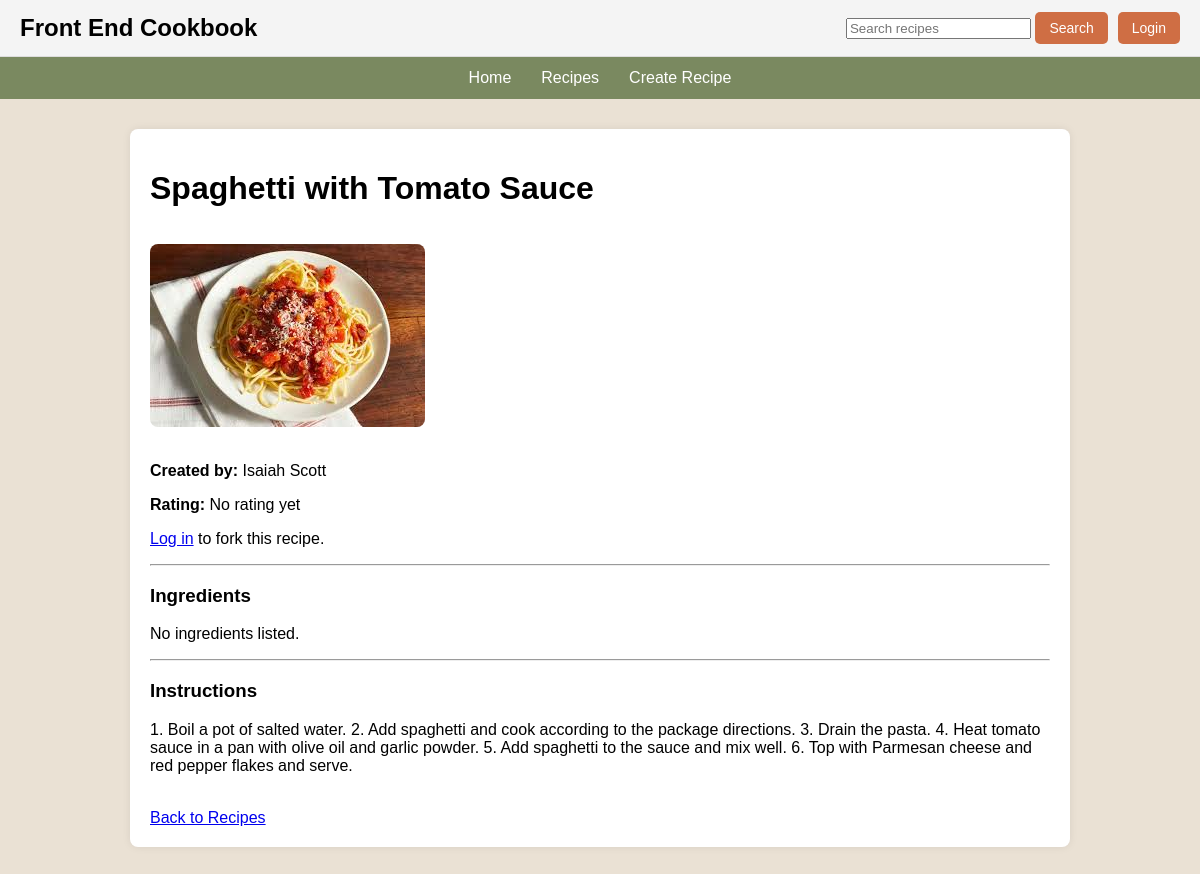
Page /recipe/6 on the committed database.
### app/models.py (models this page shows, shortened)
class Recipe(db.Model):
    __tablename__ = "recipes"
    id = db.Column(db.Integer, primary_key=True)
    title = db.Column(db.String(100), nullable=False)
    ingredients = db.Column(db.Text, nullable=False)
    instructions = db.Column(db.Text, nullable=False)
    image_filename = db.Column(db.String(255), nullable=True)
    rating = db.Column(db.Integer, default=0)
    user_id = db.Column(db.Integer, db.ForeignKey("users.id"), nullable=True)
    forked_from_id = db.Column(db.Integer, db.ForeignKey("recipes.id"), nullable=True)

class User(db.Model):
    __tablename__ = "users"
    id = db.Column(db.Integer, primary_key=True)
    first_name = db.Column(db.String(50), nullable=False)
    last_name = db.Column(db.String(50), nullable=False)
    email = db.Column(db.String(120), unique=True, nullable=False)
    password_hash = db.Column(db.String(255), nullable=False)
    recipes = db.relationship("Recipe", backref="author", lazy=True)

### app/routes.py (the view)
@app.route("/recipe/<int:recipe_id>")
def view_recipe(recipe_id):
    recipe = Recipe.query.get_or_404(recipe_id)
    return render_template("view_recipe.html", recipe=recipe)

### app/templates/view_recipe.html (shortened to what this page needs)
{% extends "base.html" %}
{% block content %}
<h1>{{ recipe.title }}</h1>
{% if recipe.image_filename %}
    <img
        src="{{ url_for('static', filename='uploads/' + recipe.image_filename) }}"
        alt="{{ recipe.title }}"
        style="max-width: 400px; border-radius: 8px; margin: 15px 0;"
    >
{% endif %}
{% if recipe.author %}
    <p>
        <strong>Created by:</strong>
        {{ recipe.author.first_name }} {{ recipe.author.last_name }}
    </p>
{% endif %}
<p>
    <strong>Rating:</strong>
    {% if recipe.rating and recipe.rating > 0 %}
        {% for i in range(recipe.rating) %}
            ★
        {% endfor %}
        {% for i in range(5 - recipe.rating) %}
            ☆
        {% endfor %}
    {% else %}
        No rating yet
    {% endif %}
</p>
{% if session.get("user_id") %}
    <form action="{{ url_for('fork_recipe', recipe_id=recipe.id) }}" method="POST">
        <button type="submit" class="main-button">
            Fork Recipe
        </button>
    </form>
{% else %}
    <p>
        <a href="{{ url_for('login') }}">Log in</a> to fork this recipe.
    </p>
{% endif %}
<hr>
<h3>Ingredients</h3>
{% if recipe.formatted_ingredients %}
    <ul>
        {% for ing in recipe.formatted_ingredients %}
            <li>{{ ing.quantity }} {{ ing.unit }} {{ ing.name }}</li>
        {% endfor %}
    </ul>
{% else %}
    <p>No ingredients listed.</p>
{% endif %}
<hr>
<h3>Instructions</h3>
<p>{{ recipe.instructions }}</p>
<br>
<a href="{{ url_for('recipes') }}">Back to Recipes</a>
{% endblock %}

### app/templates/base.html (style rules this page uses)
body { margin: 0; font-family: Arial, sans-serif; background-color: #EAE1D4; }

### rows in the picture
Recipe: title "Spaghetti with Tomato Sauce", image_filename (picture), instructions "1. Boil a pot of salted water. 2. Add spaghetti and cook according to the package directions. 3. Drain the pasta. 4. Heat tomato sauce in a pan with olive oil and garlic powder. 5. Add spaghetti to the sauce and mix well. 6. Top with Parmesan cheese and red pepper flakes and serve."
User: author.first_name "Isaiah", author.last_name "Scott"
